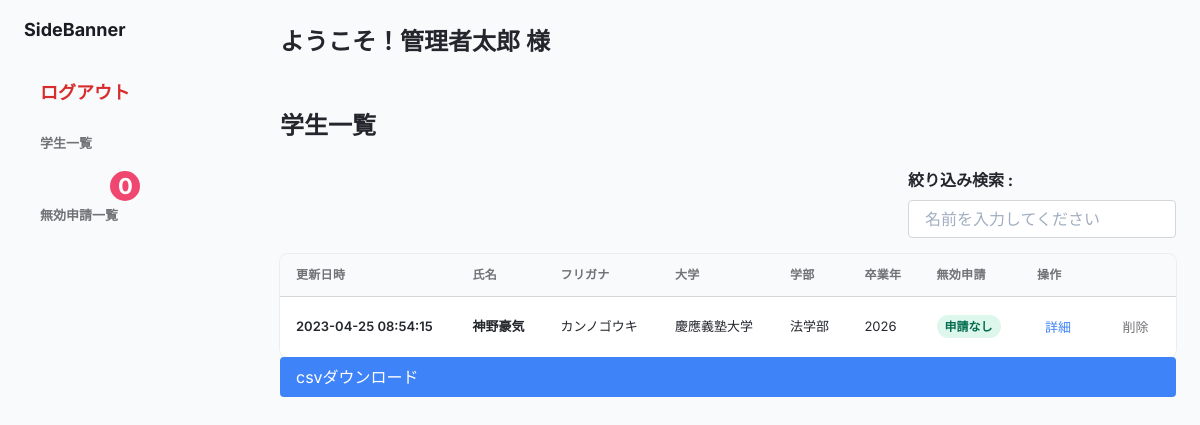
Before: /src/agent/agent_boozer.php (signed in) with the older database file.
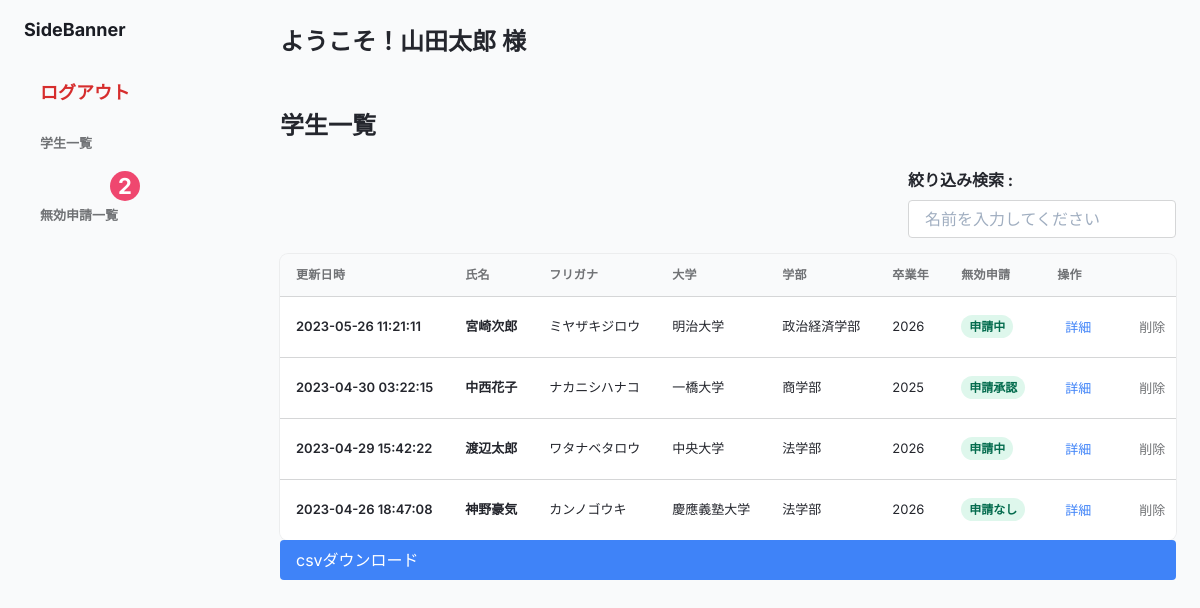
After: the same page with the newer database file.
### tables this page shows
CREATE TABLE user_register_client(
  user_id INT NOT NULL,
  client_id VARCHAR(255) NOT NULL,
  valid int default false,
  is_valid boolean default true
);

CREATE TABLE users (
  id INT AUTO_INCREMENT PRIMARY KEY,
  name VARCHAR(255) NOT NULL,
  hurigana VARCHAR(255) NOT NULL,
  sex VARCHAR(255) NOT NULL,
  birthday VARCHAR(255) NOT NULL,
  college VARCHAR(255) NOT NULL,
  faculty VARCHAR(255) NOT NULL,
  department VARCHAR(255) NOT NULL,
  division VARCHAR(255) NOT NULL,
  grad_year VARCHAR(255) NOT NULL,
  prefecture VARCHAR(255) NOT NULL,
  mail VARCHAR(255) NOT NULL,
  phone VARCHAR(255) NOT NULL,
  created_at DATETIME DEFAULT CURRENT_TIMESTAMP,
  updated_at DATETIME DEFAULT CURRENT_TIMESTAMP ON UPDATE CURRENT_TIMESTAMP,
   
  is_valid boolean default true
) CHARSET=utf8;

### src/agent/agent_invalid_count.php (called while the page is built, shortened)
<?php
$pdo = Database::get();
$sql = "SELECT COUNT(*) FROM users INNER JOIN user_register_client AS relation ON users.id = relation.user_id WHERE relation.valid = 1 AND relation.client_id = :id ORDER BY updated_at DESC";
$stmt = $pdo->prepare($sql);
$stmt->bindValue(":id", $_SESSION["id"]);
$stmt->execute();
$count= $stmt->fetch();
?>

### src/agent/agent_boozer.php (the view, shortened to what this page needs)
<?php
require_once(dirname(__FILE__) . '/agent_invalid_count.php');
$pdo = Database::get();
$sql = "SELECT * FROM users INNER JOIN user_register_client AS r ON users.id = r.user_id WHERE r.client_id = :id AND r.is_valid=1 ORDER BY updated_at DESC";
$stmt = $pdo->prepare($sql);
$stmt->bindValue(":id", $_SESSION["id"]);
$stmt->execute();
$users = $stmt->fetchAll(PDO::FETCH_ASSOC);
$name = $_SESSION['name'];
?>
<!DOCTYPE html>
<html lang="ja">
<head>
  <link rel="stylesheet" href="./../vendor/tailwind/tailwind.output.css">
  <link rel="stylesheet" href="../user/assets/styles/badge.css">
  <link rel="stylesheet" href="../user/assets/styles/boozer.css">
</head>
<body>
  <div class="flex h-screen bg-gray-50" :class="{ 'overflow-hidden': isSideMenuOpen}">
    <aside class="z-20 flex-shrink-0 hidden w-64 overflow-y-auto bg-slate-500 md:block">
      <div class="py-4 text-gray-500">
        <a class="ml-6 text-lg font-bold text-gray-800 " href="#">
          SideBanner
        </a>
        <ul class="mt-6">
        <li class="relative px-6 py-3">
            <a class="logout inline-flex items-center w-full text-sm font-semibold transition-colors duration-150 hover:text-blue-500" href="../agent/agent_auth/agent_logout.php">
              <span class="ml-4">ログアウト</span>
            </a>
        </li>
          <li class="relative px-6 py-3">
            <a class="inline-flex items-center w-full text-sm font-semibold transition-colors duration-150 hover:text-gray-800" href="#">
              <span class="ml-4">学生一覧</span>
            </a>
          </li>
          <li class="relative px-6 py-3">
            <div class="notifier new">
              <div class="badge num"><?= $count[0] ?></div>
            </div>
            <a class="inline-flex items-center w-full text-sm font-semibold transition-colors duration-150 hover:text-gray-800" href="./agent_invalid_student.php">
              <span class="ml-4">無効申請一覧</span>
            </a>
          </li>
        </ul>
      </div>
    </aside>
    <div class="flex flex-col flex-1 w-full">
      <main class="h-full pb-16 overflow-y-auto">
        <div class="container grid px-6 mx-auto">
          <h2 class="my-6 text-2xl font-semibold text-gray-700 ">ようこそ！<?= $name ?> 様</h2>
          <h2 class="my-6 text-2xl font-semibold text-gray-700 ">学生一覧</h2>
          <div class="flex justify-end  w-full">
            <div class="mb-4">
              <label class="block text-gray-700 font-bold mb-2" for="name">絞り込み検索 :</label>
              <input class="appearance-none border rounded  py-2 px-4 text-gray-700 leading-tight focus:outline-none focus:shadow-outline" id="keyword" type="text" placeholder="名前を入力してください">
            </div>
          </div>
          <div class="w-full overflow-hidden rounded-lg shadow-xs">
            <div class="w-full overflow-x-auto">
              <table class="w-full whitespace-no-wrap">
                <thead>
                  <tr class="text-xs font-semibold tracking-wide text-left text-gray-500 uppercase border-b">
                    <th class="px-4 py-3">更新日時</th>
                    <th class="px-4 py-3">氏名</th>
                    <th class="px-4 py-3">フリガナ</th>
                    <th class="px-4 py-3">大学</th>
                    <th class="px-4 py-3">学部</th>
                    <th class="px-4 py-3">卒業年</th>
                    <th class="px-4 py-3">無効申請</th>
                    <th class="px-4 py-3">操作</th>
                  </tr>
                </thead>
                <tbody class="bg-white divide-y" id="student">
                  <?php foreach ($users as $key => $user) { ?>
                    <tr class="text-gray-700">
                      <td class="px-4 py-3">
                        <p class="font-semibold items-center text-sm"><?= $user["updated_at"] ?></p>
                      </td>
                      <td class="px-4 py-3">
                        <p class="font-semibold items-center text-sm"><?= $user["name"] ?></p>
                      </td>
                      <td class="px-4 py-3 text-sm">
                        <?= $user["hurigana"] ?>
                      </td>
                      <td class="px-4 py-3 text-sm">
                        <?= $user["college"] ?>
                      </td>
                      <td class="px-4 py-3 text-sm">
                        <?= $user["faculty"] ?>
                      </td>
                      <td class="px-4 py-3 text-sm">
                        <?= $user["grad_year"] ?>
                      </td>
                      <td class="px-4 py-3 text-xs">
                        <span class="px-2 py-1 font-semibold leading-tight text-green-700 bg-green-100 rounded-full">
                          <?php
                          if ($user["valid"] == 0) {
                            print_r("申請なし");
                          } elseif ($user["valid"] == 1) {
                            print_r("申請中");
                          } elseif ($user["valid"] == 2) {
                            print_r("申請承認");
                          } elseif ($user["valid"] == 3) {
                            print_r("申請拒否");
                      }
                          ?>
                        </span>
                      </td>
                      <td class="px-4 py-3">
                        <div class="flex items-center space-x-4 text-sm">
                          <button class="flex items-center justify-between px-2 py-2 text-sm font-medium leading-5 text-blue-500 rounded-lg focus:outline-none focus:shadow-outline-gray" aria-label="Edit" data=<?= $user["user_id"] ?>>
                            <a href="http://localhost:8080/user/user_info/boozer_user_disp.php?id=<?= $user["user_id"] ?>">詳細</a>
                          </button>
                        </div>
                      </td>
                      <td class="px-4 py-3">
                        <div class="flex items-center space-x-4 text-sm">
                          <button class="flex items-center justify-between px-2 py-2 text-sm font-medium leading-5 text-gray-500 rounded-lg focus:outline-none focus:shadow-outline-gray" aria-label="Edit" data=<?= $user["user_id"] ?> >
                            <a href="http://localhost:8080/user/user_info/agent_delete_user.php?user_id=<?= $user["user_id"] ?>&client_id=<?= $user["client_id"] ?>">削除</a>
                          </button>
                        </div>
                      </td>
                    </tr>
                  <?php } ?>
                </tbody>
              </table>
            </div>
          </div>
          <div class="bg-blue-500 hover:bg-blue-700 text-white font-bold py-2 px-4 rounded my-7 w-10">
            <a href="./agent_csv.php">
              <button>csvダウンロード</button>
            </a>
          </div>
        </div>
      </main>
    </div>
  </div>
</body>
</html>

### src/user/assets/styles/badge.css (style rules this page uses)
.notifier { display: inline-block; margin-right: 20px; }
.badge { width:30px; position: absolute; top: 5px; left: 110px; background: #EF476F; padding: 0 5px; height: 22px; border-radius: 11px; font-size: 14px; line-height: 22px; white-space: nowrap; height:30px; border-radius: 50%; }
.num { color: #fff; font-weight: bold; font-size: 22px; padding-left:8px; padding-top:4px; }
.notifier.new .badge { animation: pulse 2s; animation-iteration-count: infinite }

### src/user/assets/styles/boozer.css (style rules this page uses)
.inline-flex { display: inline-flex; }
.items-center { align-items: center; }
.w-full { width: 100%; }
.text-sm { font-size: small; }
.font-semibold { font-weight: 600; }
.transition-colors { transition-property: color; transition-duration: 150ms; }
.logout { color: rgb(214, 45, 45); font-weight: bold; font-size: large; }

Changed rows visible on the page:
removed user_register_client: user.updated_at "2023-04-25 08:54:15", user.name "神野豪気", user.hurigana "カンノゴウキ", user.college "慶應義塾大学", user.faculty "法学部", user.grad_year "2026", value "申請なし"
added user_register_client: user.updated_at "2023-05-26 11:21:11", user.name "宮崎次郎", user.hurigana "ミヤザキジロウ", user.college "明治大学", user.faculty "政治経済学部", user.grad_year "2026", value "申請中"
added user_register_client: user.updated_at "2023-04-30 03:22:15", user.name "中西花子", user.hurigana "ナカニシハナコ", user.college "一橋大学", user.faculty "商学部", user.grad_year "2025", value "申請承認"
added user_register_client: user.updated_at "2023-04-29 15:42:22", user.name "渡辺太郎", user.hurigana "ワタナベタロウ", user.college "中央大学", user.faculty "法学部", user.grad_year "2026", value "申請中"
added user_register_client: user.updated_at "2023-04-26 18:47:08", user.name "神野豪気", user.hurigana "カンノゴウキ", user.college "慶應義塾大学", user.faculty "法学部", user.grad_year "2026", value "申請なし"
Other visible differences:
$count[0]: "0" → "2"
$name: "管理者太郎" → "山田太郎"
